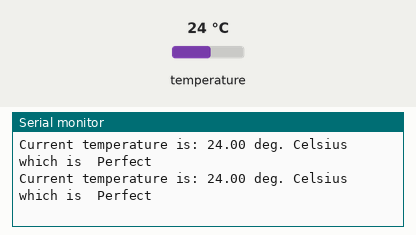
This program was run on a simulated ESP8266 (Wemos D1 mini). Shown: the last lines printed to the serial monitor. Inputs (shaded band) come from the test bench; at power-on: temperature 24 °C.

Above: at 4.3 s.
4.4 s: temperature set to 12 °C
At 6.7 s:
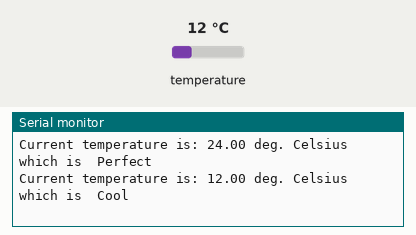
10.5 s: temperature set to 28 °C
At 13.1 s:
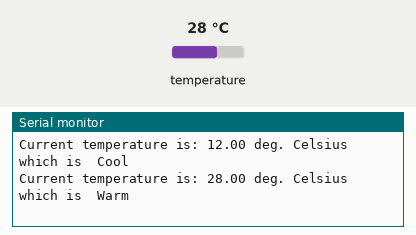
16.1 s: temperature set to 33 °C
At 18.4 s:
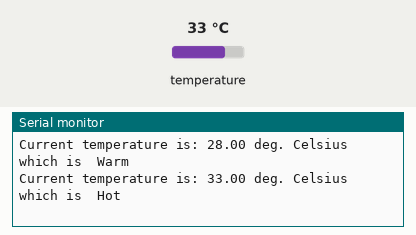
21.6 s: temperature set to 41 °C
At 23.6 s:
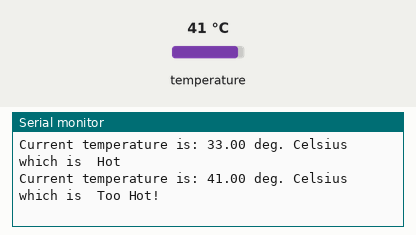
27.1 s: temperature set to 9 °C
At 28.9 s:
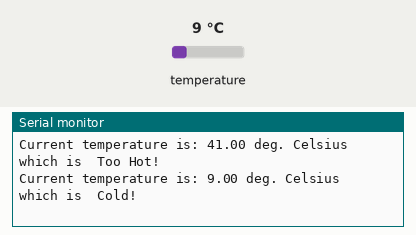

Measured:
- after the input at 4.4 s, the serial monitor: prints a new line after 1.9 s (image 1)
- after the input at 10.5 s, the serial monitor: prints a new line after 1.3 s (image 2)
- after the input at 16.1 s, the serial monitor: prints a new line after 1.3 s (image 3)
- after the input at 21.6 s, the serial monitor: prints a new line after 1.3 s (image 4)
- after the input at 27.1 s, the serial monitor: prints a new line after 1.3 s (image 5)

The program:

main.cpp
```cpp
// ******************************************************************
// Dallas Semiconductor DS18B20 Temperature Sensor Demo Program
// COMP-10184
// Mohawk College

// library for Arduino framework
#include <Arduino.h>
// 1-Wire sensor communication libary
#include <OneWire.h>
// DS18B20 sensor library
#include <DallasTemperature.h>

// Pin that the  DS18B20 is connected to
const int oneWireBus = D3;

// Setup a oneWire instance to communicate with any OneWire devices
OneWire oneWire(oneWireBus);

// Pass our oneWire reference to Dallas Temperature sensor
DallasTemperature DS18B20(&oneWire);

void setup()
{
  // configure the USB serial monitor
  Serial.begin(115200);

  // Start the DS18B20 sensor
  DS18B20.begin();
}

void loop()
{
  float fTemp;

  // ask DS18B20 for the current temperature
  DS18B20.requestTemperatures();

  // fetch the temperature.  We only have 1 sensor, so the index is 0.
  fTemp = DS18B20.getTempCByIndex(0);

  String judgement;
  // this temperature indicates that the temperature sensor has been unattached
  if (fTemp == -127)
  {
    Serial.println("Temperature sensor is not connected");
  }
  else
  {
    if (fTemp < 10)
    {
      judgement = " Cold!";
    }
    else if (fTemp >= 10 && fTemp < 15)
    {
      judgement = " Cool";
    }
    else if (fTemp >= 15 && fTemp < 25)
    {
      judgement = " Perfect";
    }
    else if (fTemp >= 25 && fTemp < 30)
    {
      judgement = " Warm";
    }
    else if (fTemp >= 30 && fTemp < 35)
    {
      judgement = " Hot";
    }
    else if (fTemp >= 35)
    {
      judgement = " Too Hot!";
    }
    // print the temp to the USB serial monitor
    Serial.println("Current temperature is: " + String(fTemp) + " deg. Celsius " + "which is " + judgement);
  }

  // wait 2s (2000ms) before doing this again
  delay(2000);
}
```
